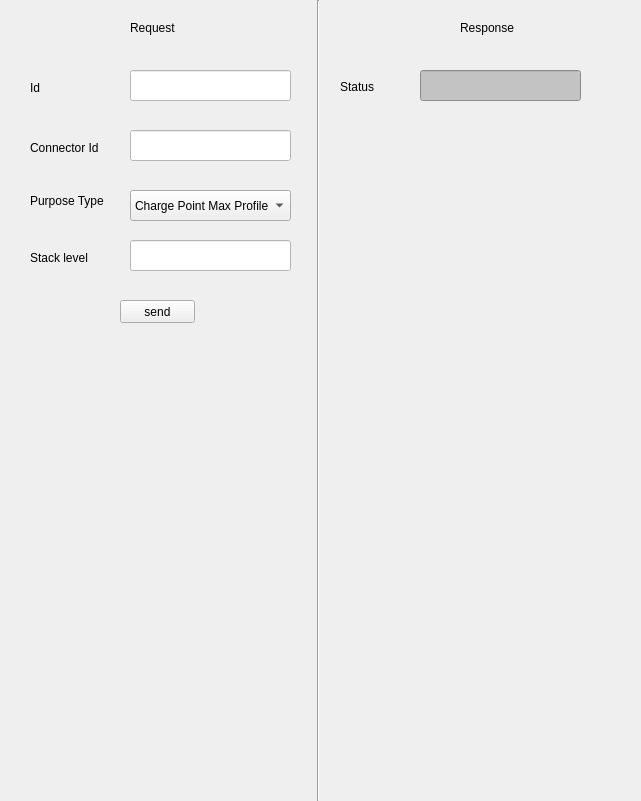
     <widget class="QWidget" name="widget_Clear_Charging_Profile" native="true">
      <property name="geometry">
       <rect>
        <x>0</x>
        <y>120</y>
        <width>641</width>
        <height>801</height>
       </rect>
      </property>
      <property name="font">
       <font>
        <strikeout>false</strikeout>
       </font>
      </property>
      <property name="focusPolicy">
       <enum>Qt::NoFocus</enum>
      </property>
      <property name="autoFillBackground">
       <bool>true</bool>
      </property>
      <widget class="QLabel" name="label_38">
       <property name="geometry">
        <rect>
         <x>460</x>
         <y>20</y>
         <width>61</width>
         <height>16</height>
        </rect>
       </property>
       <property name="text">
        <string>Response</string>
       </property>
      </widget>
      <widget class="QLabel" name="label_Status_Clear_Changing_Profile_Response">
       <property name="geometry">
        <rect>
         <x>340</x>
         <y>80</y>
         <width>47</width>
         <height>13</height>
        </rect>
       </property>
       <property name="text">
        <string>Status</string>
       </property>
      </widget>
      <widget class="Line" name="line_10">
       <property name="geometry">
        <rect>
         <x>310</x>
         <y>0</y>
         <width>16</width>
         <height>801</height>
        </rect>
       </property>
       <property name="orientation">
        <enum>Qt::Vertical</enum>
       </property>
      </widget>
      <widget class="QLabel" name="label_39">
       <property name="geometry">
        <rect>
         <x>130</x>
         <y>20</y>
         <width>61</width>
         <height>16</height>
        </rect>
       </property>
       <property name="text">
        <string>Request</string>
       </property>
      </widget>
      <widget class="QLabel" name="label_Id_Clear_Changing_Profile_Request">
       <property name="geometry">
        <rect>
         <x>30</x>
         <y>80</y>
         <width>81</width>
         <height>16</height>
        </rect>
       </property>
       <property name="text">
        <string>Id</string>
       </property>
      </widget>
      <widget class="QLineEdit" name="lineEdit_Id_Clear_Changing_Profile_Request">
       <property name="geometry">
        <rect>
         <x>130</x>
         <y>70</y>
         <width>161</width>
         <height>31</height>
        </rect>
       </property>
       <property name="autoFillBackground">
        <bool>false</bool>
       </property>
       <property name="styleSheet">
        <string notr="true">background:rgb(255, 255, 255)</string>
       </property>
       <property name="readOnly">
        <bool>false</bool>
       </property>
      </widget>
      <widget class="QLineEdit" name="lineEdit_ConnectorID_Clear_Changing_Profile_Request">
       <property name="geometry">
        <rect>
         <x>130</x>
         <y>130</y>
         <width>161</width>
         <height>31</height>
        </rect>
       </property>
       <property name="autoFillBackground">
        <bool>false</bool>
       </property>
       <property name="styleSheet">
        <string notr="true">background:rgb(255, 255, 255)</string>
       </property>
       <property name="text">
        <string/>
       </property>
       <property name="readOnly">
        <bool>false</bool>
       </property>
      </widget>
      <widget class="QLabel" name="label_ConnectorID_Clear_Changing_Profile_Request">
       <property name="geometry">
        <rect>
         <x>30</x>
         <y>140</y>
         <width>81</width>
         <height>16</height>
        </rect>
       </property>
       <property name="text">
        <string>Connector Id</string>
       </property>
      </widget>
      <widget class="QLabel" name="label_ChargingProfilepurpose_Clear_Changing_Profile_Request">
       <property name="geometry">
        <rect>
         <x>30</x>
         <y>190</y>
         <width>81</width>
         <height>21</height>
        </rect>
       </property>
       <property name="text">
        <string>Purpose Type</string>
       </property>
      </widget>
      <widget class="QLabel" name="label_StackLevel_Clear_Changing_Profile_Request">
       <property name="geometry">
        <rect>
         <x>30</x>
         <y>250</y>
         <width>81</width>
         <height>16</height>
        </rect>
       </property>
       <property name="text">
        <string>Stack level</string>
       </property>
      </widget>
      <widget class="QLineEdit" name="lineEdit_StackLevel_Clear_Changing_Profile_Request">
       <property name="geometry">
        <rect>
         <x>130</x>
         <y>240</y>
         <width>161</width>
         <height>31</height>
        </rect>
       </property>
       <property name="autoFillBackground">
        <bool>false</bool>
       </property>
       <property name="styleSheet">
        <string notr="true">background:rgb(255, 255, 255)</string>
       </property>
       <property name="text">
        <string/>
       </property>
       <property name="readOnly">
        <bool>false</bool>
       </property>
      </widget>
      <widget class="QLineEdit" name="lineEdit_Status_Clear_Changing_Profile_Response">
       <property name="geometry">
        <rect>
         <x>420</x>
         <y>70</y>
         <width>161</width>
         <height>31</height>
        </rect>
       </property>
       <property name="styleSheet">
        <string notr="true">background:rgb(195,195,195)</string>
       </property>
       <property name="readOnly">
        <bool>true</bool>
       </property>
      </widget>
      <widget class="QPushButton" name="pushButton_Send_clearchargingprofile">
       <property name="geometry">
        <rect>
         <x>120</x>
         <y>300</y>
         <width>75</width>
         <height>23</height>
        </rect>
       </property>
       <property name="text">
        <string>send</string>
       </property>
      </widget>
      <widget class="QComboBox" name="comboBox_Chargingprofilepurpose_Clear_Changing_Profile_Request">
       <property name="geometry">
        <rect>
         <x>130</x>
         <y>190</y>
         <width>161</width>
         <height>31</height>
        </rect>
       </property>
       <item>
        <property name="text">
         <string>Charge Point Max Profile</string>
        </property>
       </item>
       <item>
        <property name="text">
         <string>Tx Default Profile</string>
        </property>
       </item>
       <item>
        <property name="text">
         <string>Tx Porfile</string>
        </property>
       </item>
      </widget>
     </widget>
